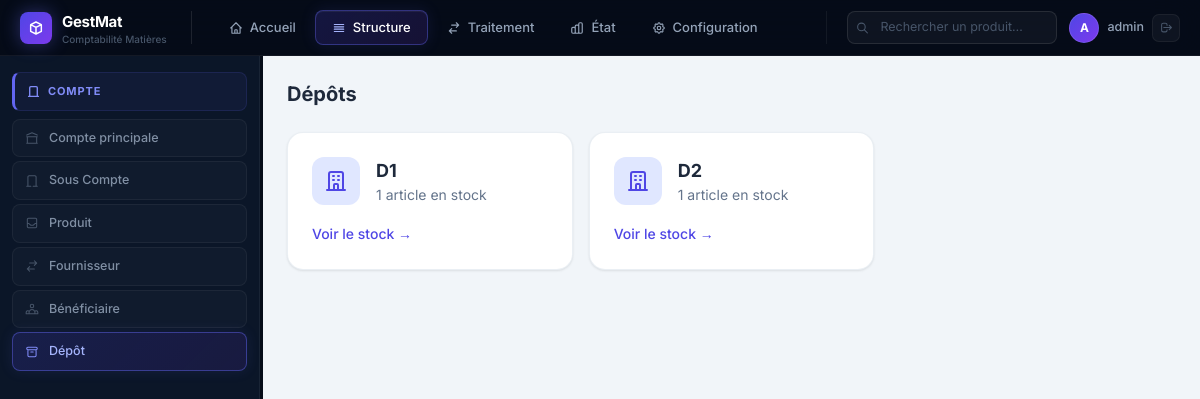
Page /depots/ (signed in) on the committed database.
### matieres/models.py (models this page shows, shortened)
class Depot(models.Model):
    code = models.CharField(max_length=20, unique=True, verbose_name="Code dépôt")
    class Meta:
        verbose_name = "Dépôt"
        verbose_name_plural = "Dépôts"
        ordering = ['code']

### matieres/views.py (the view)
# urls.py: path('depots/', views.depots_list, name='depots_list'),
@login_required
def depots_list(request):
    depots = Depot.objects.annotate(nb_articles=Count('stockdepot')).order_by('code')
    context = {'page_title': 'Dépôts', 'depots': depots}
    return render(request, 'depots/list.html', context)

### templates/depots/list.html
{% extends 'base.html' %}
{% block content %}
<div class="flex items-center justify-between mb-6">
  <h2 class="text-xl font-bold text-slate-800">Dépôts</h2>
</div>
<div class="grid grid-cols-1 md:grid-cols-2 lg:grid-cols-3 gap-4">
  {% for depot in depots %}
  <div class="card hover:shadow-md transition-shadow">
    <div class="flex items-center gap-4 mb-4">
      <div class="w-12 h-12 bg-primary-100 rounded-xl flex items-center justify-center">
        <svg class="w-6 h-6 text-primary-600" fill="none" stroke="currentColor" viewBox="0 0 24 24">
          <path stroke-linecap="round" stroke-linejoin="round" stroke-width="2" d="M19 21V5a2 2 0 00-2-2H7a2 2 0 00-2 2v16m14 0h2m-2 0h-5m-9 0H3m2 0h5M9 7h1m-1 4h1m4-4h1m-1 4h1m-5 10v-5a1 1 0 011-1h2a1 1 0 011 1v5m-4 0h4"/>
        </svg>
      </div>
      <div>
        <h3 class="font-bold text-slate-800 text-lg">{{ depot.code }}</h3>
        <p class="text-sm text-slate-500">{{ depot.nb_articles }} article{{ depot.nb_articles|pluralize }} en stock</p>
      </div>
    </div>
    <a href="{% url 'matieres:stock_depot_list' %}?depot={{ depot.code }}" class="text-primary-600 hover:text-primary-700 text-sm font-medium">Voir le stock →</a>
  </div>
  {% empty %}
  <p class="text-slate-400 col-span-3">Aucun dépôt enregistré.</p>
  {% endfor %}
</div>
{% endblock %}

### templates/base.html (shortened to what this page needs)
<!DOCTYPE html>
<html lang="fr" class="h-full">
<head>
  <script src="https://cdn.tailwindcss.com"></script>
</head>
<body>
<header class="topbar">
  <div class="logo-wrap">
    <div class="logo-icon">
      <svg width="16" height="16" fill="none" stroke="#fff" viewBox="0 0 24 24" stroke-width="2.2">
        <path stroke-linecap="round" stroke-linejoin="round" d="M20 7l-8-4-8 4m16 0l-8 4m8-4v10l-8 4m0-10L4 7m8 4v10M4 7v10l8 4"/>
      </svg>
    </div>
    <div>
      <div class="logo-text">GestMat</div>
      <div class="logo-sub">{% if societe %}{{ societe.nom|truncatechars:20 }}{% else %}Comptabilité Matières{% endif %}</div>
    </div>
  </div>
  <nav class="tab-nav" role="tablist">
    <a href="{% url 'matieres:dashboard' %}" class="tab-btn" data-tab="accueil" role="tab">
      <svg width="14" height="14" fill="none" stroke="currentColor" viewBox="0 0 24 24" stroke-width="2">
        <path stroke-linecap="round" stroke-linejoin="round" d="M3 12l2-2m0 0l7-7 7 7M5 10v10a1 1 0 001 1h3m10-11l2 2m-2-2v10a1 1 0 01-1 1h-3m-6 0a1 1 0 001-1v-4a1 1 0 011-1h2a1 1 0 011 1v4a1 1 0 001 1m-6 0h6"/>
      </svg>
      Accueil
    </a>
    <span class="tab-btn" data-tab="structure" role="tab" style="cursor:pointer">
      <svg width="14" height="14" fill="none" stroke="currentColor" viewBox="0 0 24 24" stroke-width="2">
        <path stroke-linecap="round" stroke-linejoin="round" d="M4 6h16M4 10h16M4 14h16M4 18h16"/>
      </svg>
      Structure
    </span>
    <span class="tab-btn" data-tab="traitement" role="tab" style="cursor:pointer">
      <svg width="14" height="14" fill="none" stroke="currentColor" viewBox="0 0 24 24" stroke-width="2">
        <path stroke-linecap="round" stroke-linejoin="round" d="M8 7h12m0 0l-4-4m4 4l-4 4m0 6H4m0 0l4 4m-4-4l4-4"/>
      </svg>
      Traitement
    </span>
    <span class="tab-btn" data-tab="etat" role="tab" style="cursor:pointer">
      État
    </span>
    <span class="tab-btn" data-tab="configuration" role="tab" style="cursor:pointer">
      Configuration
    </span>
  </nav>
  <div class="topbar-right">
    <div class="search-wrap">
      <svg class="search-icon" width="13" height="13" fill="none" stroke="currentColor" viewBox="0 0 24 24" stroke-width="2">
        <path stroke-linecap="round" stroke-linejoin="round" d="M21 21l-6-6m2-5a7 7 0 11-14 0 7 7 0 0114 0"/>
      </svg>
      <input type="text" placeholder="Rechercher un produit…" name="q"
        hx-get="{% url 'matieres:htmx_recherche_produit' %}"
        hx-trigger="keyup changed delay:300ms"
        hx-target="#search-results">
    </div>
    <div class="user-wrap">
      <div class="user-avatar">{{ request.user.username|first|upper }}</div>
      <span class="user-name">{{ request.user.get_full_name|default:request.user.username }}</span>
      <a href="{% url 'logout' %}" class="btn-logout" title="Déconnexion">
        <svg width="13" height="13" fill="none" stroke="currentColor" viewBox="0 0 24 24" stroke-width="2">
          <path stroke-linecap="round" stroke-linejoin="round" d="M17 16l4-4m0 0l-4-4m4 4H7m6 4v1a3 3 0 01-3 3H6a3 3 0 01-3-3V7a3 3 0 013-3h4a3 3 0 013 3v1"/>
        </svg>
      </a>
    </div>
  </div>
</header>
<div class="app-body">
  <aside id="panel-structure" class="side-panel w-single" role="navigation" aria-label="Structure">
    <div class="panel-inner">
      <div class="panel-section">
        <div class="section-title">
          <svg width="13" height="13" fill="none" stroke="currentColor" viewBox="0 0 24 24" stroke-width="2.5">
            <path stroke-linecap="round" stroke-linejoin="round" d="M19 21V5a2 2 0 00-2-2H7a2 2 0 00-2 2v16"/>
            <path stroke-linecap="round" stroke-linejoin="round" d="M3 21h18"/>
          </svg>
          Compte
        </div>
        <a href="{% url 'matieres:compte_principal_list' %}"
           class="panel-btn {% if request.resolver_match.url_name == 'compte_principal_list' %}active{% endif %}">
          <svg width="14" height="14" fill="none" stroke="currentColor" viewBox="0 0 24 24" stroke-width="1.8">
            <path stroke-linecap="round" stroke-linejoin="round" d="M3 21h18M3 10h18M3 7l9-4 9 4M4 10h16v11H4z"/>
          </svg>
          Compte principale
        </a>
        <a href="{% url 'matieres:sous_compte_list' %}"
           class="panel-btn {% if request.resolver_match.url_name == 'sous_compte_list' %}active{% endif %}">
          <svg width="14" height="14" fill="none" stroke="currentColor" viewBox="0 0 24 24" stroke-width="1.8">
            <path stroke-linecap="round" stroke-linejoin="round" d="M19 21V5a2 2 0 00-2-2H7a2 2 0 00-2 2v16m14 0h2m-2 0h-5m-9 0H3m2 0h5"/>
          </svg>
          Sous Compte
        </a>
        <a href="{% url 'matieres:produits_list' %}"
           class="panel-btn {% if 'produit' in request.resolver_match.url_name %}active{% endif %}">
          Produit
        </a>
        <a href="{% url 'matieres:fournisseurs_list' %}"
           class="panel-btn {% if 'fournisseur' in request.resolver_match.url_name %}active{% endif %}">
          <svg width="14" height="14" fill="none" stroke="currentColor" viewBox="0 0 24 24" stroke-width="1.8">
            <path stroke-linecap="round" stroke-linejoin="round" d="M8 7h12m0 0l-4-4m4 4l-4 4"/>
            <path stroke-linecap="round" stroke-linejoin="round" d="M16 17H4m0 0l4-4m-4 4l4 4"/>
          </svg>
          Fournisseur
        </a>
        <a href="{% url 'matieres:beneficiaires_list' %}"
           class="panel-btn {% if 'beneficiaire' in request.resolver_match.url_name %}active{% endif %}">
          Bénéficiaire
        </a>
        <a href="{% url 'matieres:depots_list' %}"
           class="panel-btn {% if request.resolver_match.url_name == 'depots_list' %}active{% endif %}">
          <svg width="14" height="14" fill="none" stroke="currentColor" viewBox="0 0 24 24" stroke-width="1.8">
            <path stroke-linecap="round" stroke-linejoin="round" d="M5 8h14M5 8a2 2 0 110-4h14a2 2 0 110 4M5 8v10a2 2 0 002 2h10a2 2 0 002-2V8m-9 4h4"/>
          </svg>
          Dépôt
        </a>
      </div>
    </div>
  </aside>
  <main class="main-area" id="main-content">
    <div class="main-inner">
      {% block content %}{% endblock %}
    </div>
  </main>
</div>
</body>
</html>

### rows in the picture
Depot: code "D1", nb_articles "1"
Depot: code "D2", nb_articles "1"

### other values in the picture
{{ request.user.username|first|upper }} "A"
{{ request.user.get_full_name|default:request.user.username }} "admin"
